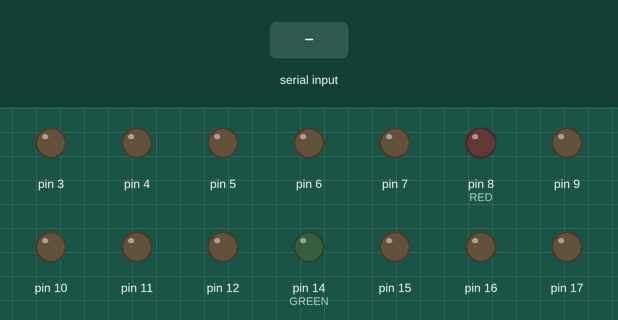
The sketch below on a simulated Arduino Nano, built with avr-gcc and run on an emulated ATmega328P. On the bench: output pins drawn as LEDs (lit = HIGH). Inputs (shaded band) come from the test bench.

Above: at 1.2 s.
1.3 s: "1" received over the second serial link
At 2.0 s:
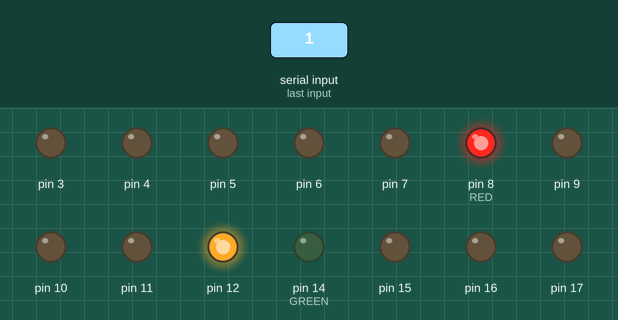
2.8 s: "0" received over the second serial link
At 3.2 s:
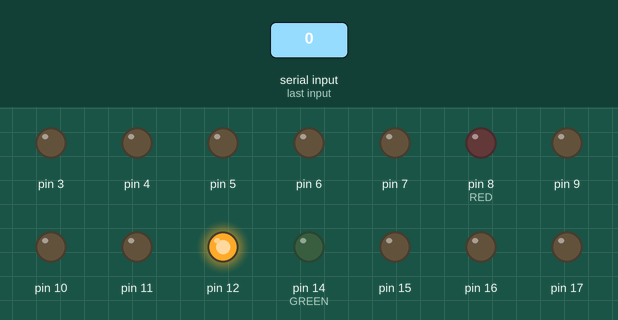
4.3 s: "2" received over the second serial link
At 5.5 s:
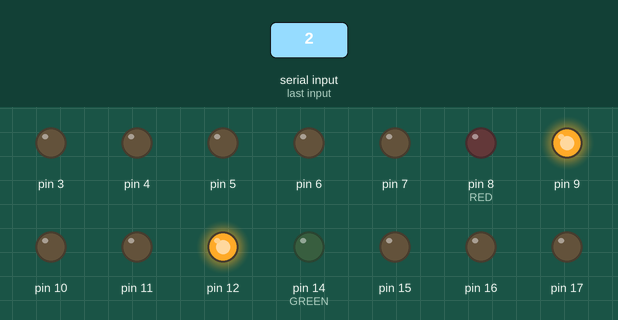
Timing chart, 0 to 15.8 s (numbered marks = the images above; inputs shaded):
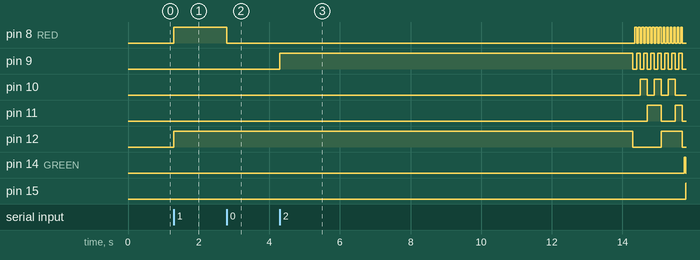

The sketch:

Fan_DAC.ino
```cpp
#include <SoftwareSerial.h>

SoftwareSerial mySerial(2,A7); //RX, (TX not in use, A7 useless to me anyway)

long prev_ser_time;

//Init globals
uint8_t RED = 0;
uint8_t GREEN = 0;
uint8_t BLUE = 0;

void setup()
{
  DDRB  |=  0b00011111;  //RED, bit 2 = BT TX
  DDRC  |=  0b00011111;  //GRN,
  DDRD  |=  0b11111000;  //BLU,

  PORTB &= ~0b00011111;  //RESET
  PORTC &= ~0b00011111;  //RESET
  PORTD &= ~0b11111000;  //RESET

  mySerial.begin(9600);

}

void loop()
{
  if (mySerial.available()>0){
    prev_ser_time = millis();

    byte datum = mySerial.read();
    byte type  = datum>>6;
    byte data  = datum & 0b00111111;

    switch (type) {
      case 0:
        RED = data;
        break;
      case 1:
        GREEN = data;
        break;
      case 2:
        BLUE = data;
        break;
      case 3:
        RED = 0;
        GREEN = 0;
        BLUE = 0;
      }

    write_red();
    write_green();
    write_blue();


  } else if (millis() - prev_ser_time < 10000)
  {
    //DO NOTHING
  } else {
    color_sweep(50);
    color_sweep(10);
    color_sweep(5);
    for (int i = 0; i<10; i++){
      color_sweep(1);
    }
    for (int i = 0; i<1000; i++){
      color_sweep(0);
    }
  }
}

void reset_all(){
  PORTB &= ~0b00011111;  //RESET
  PORTC &= ~0b00011111;  //RESET
  PORTD &= ~0b11111000;  //RESET
}

void reset_red(){PORTB &= ~0b00011111;}
void reset_green(){PORTC &= ~0b00011111;}
void reset_blue(){PORTD &= ~0b11111000;}

void write_red(){
  PORTB &= ~0b00011111;
  PORTB |= RED;
}

void write_green(){
  PORTC &= ~0b00011111; //RESET GREEN
  PORTC |= GREEN;
}

void write_blue(){
  PORTD &= ~0b11111000;
  PORTD |= (BLUE<<3);
}


void run_red(int ms){
  uint8_t out = 0b00000000;
  while (out < 23 + 5){
    PORTB &= ~0b00011111;
    PORTB |= out;
    out+= 1;
    delay(ms);
  }
}

void run_green(int ms){
  uint8_t out = 0b00000000;
  while (out < 23 + 5){
    PORTC &= ~0b00011111;
    PORTC |= out;
    out+=1;
    delay(ms);
  }
}

void run_blue(int ms){
  uint8_t out = 0b00000000;
  while (out < ((23+5)<<3)){
    PORTD &= ~0b11111000;
    PORTD |= out;
    out+=(1<<3);
    delay(ms);
  }
}

void color_sweep(int ms){
  run_red(ms);
  reset_all();
  run_green(ms);
  reset_all();
  run_blue(ms);
  reset_all();
  run_red(ms);
  run_green(ms);
  reset_all();
  run_red(ms);
  run_blue(ms);
  reset_all();
  run_green(ms);
  run_blue(ms);
  reset_all();
  run_red(ms);
  run_green(ms);
  run_blue(ms);
  delay(ms*10);
}
```

Measured:
- after the input at 1.3 s, pin 8 (RED), pin 12: LOW → HIGH at once
- after the input at 2.8 s, pin 8 (RED): HIGH → LOW at once
- after the input at 4.3 s, pin 3, pin 4: stays LOW (without the input it goes to HIGH after 11.4 s); pin 16: stops changing and stays LOW; pin 17: stays LOW (without the input it goes to HIGH after 10.3 s)
- by itself, pin 9: repeats every 0.20 s: LOW 0.10 s, HIGH 0.10 s
